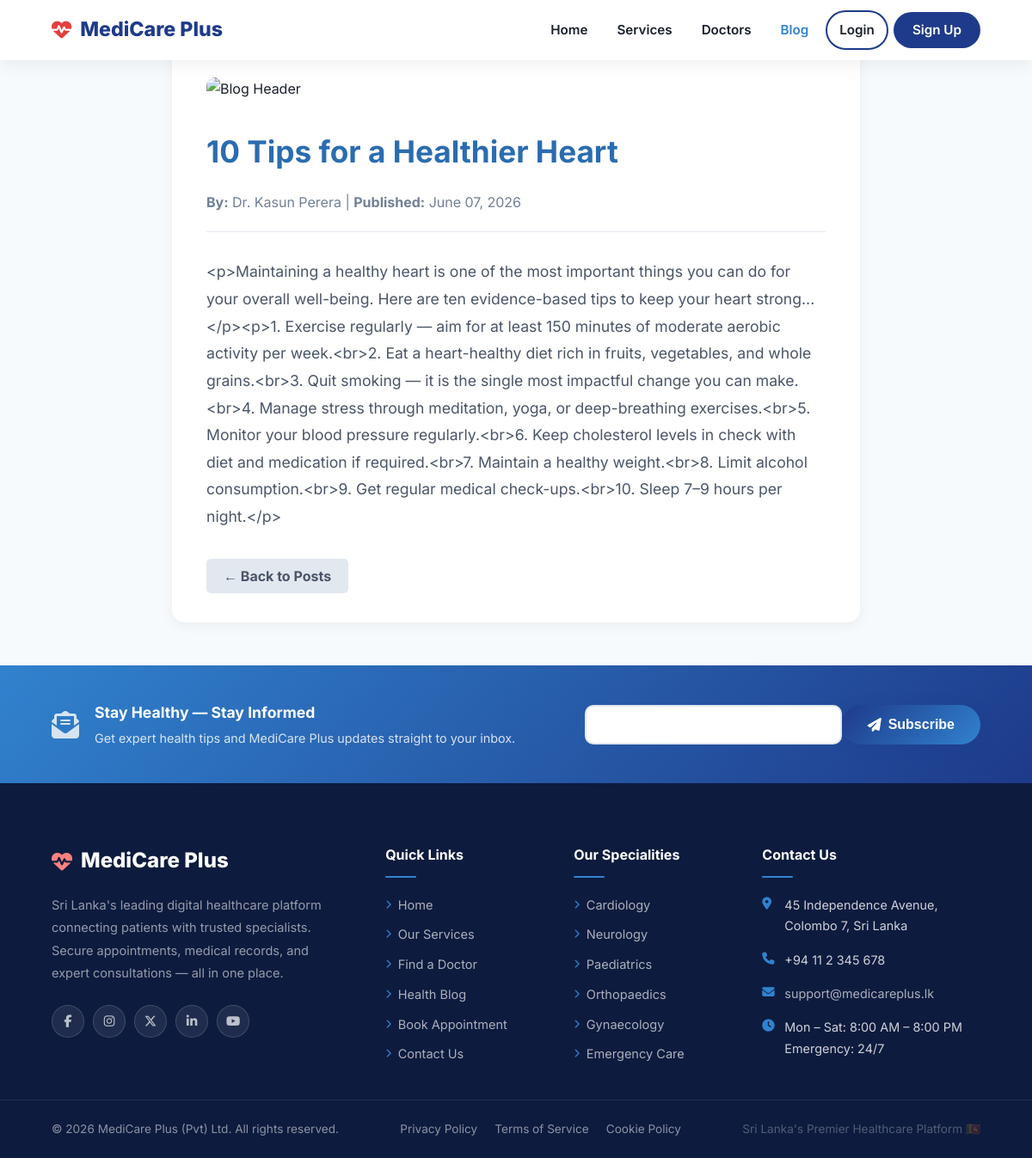
Screenshot of /blog-post.php?id=1 with the database file from the repository.
### tables this page shows
CREATE TABLE IF NOT EXISTS `blog_posts` (
  `id`           INT UNSIGNED    NOT NULL AUTO_INCREMENT,
  `title`        VARCHAR(255)    NOT NULL,
  `excerpt`      TEXT            DEFAULT NULL,
  `body`         LONGTEXT        NOT NULL,
  `author`       VARCHAR(200)    NOT NULL DEFAULT 'MediCare Plus',
  `cover_image`  VARCHAR(255)    DEFAULT NULL,
  `status`       ENUM('draft','published') NOT NULL DEFAULT 'published',
  `published_at` TIMESTAMP       NOT NULL DEFAULT CURRENT_TIMESTAMP,
  PRIMARY KEY (`id`)
);

### blog-post.php (the view, shortened to what this page needs)
<?php
include('header.php');
$post_id = isset($_GET['id']) && is_numeric($_GET['id']) ? (int)$_GET['id'] : 0;
$post = null;
if ($post_id) {
    $stmt = $conn->prepare("SELECT * FROM blog_posts WHERE id = ? AND status = 'published'");
    $stmt->bind_param("i", $post_id);
    $stmt->execute();
    $res = $stmt->get_result();
    if ($res->num_rows > 0) {
        $post = $res->fetch_assoc();
    }
}
?>
<section style="max-width: 800px; margin: 50px auto; padding: 40px; background: #fff; border-radius: 15px; box-shadow: 0 4px 15px rgba(0,0,0,0.05);">
    <?php if ($post): ?>
        <?php
        $seed = abs(crc32($post['title'] ?? 'blog')) % 1000;
        $apiImg = "https://source.unsplash.com/1200x500/?medical,healthcare&sig=" . $seed;
        $localImg = !empty($post['image_url']) && !preg_match('/[:\\/\\\\]/', $post['image_url'])
            ? 'images/' . safe_image_filename($post['image_url'], '')
            : null;
        $finalImg = $localImg ?? $apiImg;
        ?>
        <img src="<?php echo htmlspecialchars($finalImg); ?>" style="width: 100%; max-height: 400px; object-fit: cover; border-radius: 10px; margin-bottom: 30px;" alt="Blog Header" onerror="this.src='<?php echo $apiImg; ?>'">
        <h1 style="color: #2b6cb0; margin-bottom: 15px; font-size: 2.2rem;"><?php echo htmlspecialchars($post['title'], ENT_QUOTES, 'UTF-8'); ?></h1>
        <p style="color: #718096; border-bottom: 1px solid #e2e8f0; padding-bottom: 20px; margin-bottom: 30px;">
            <strong>By:</strong> <?php echo htmlspecialchars($post['author'], ENT_QUOTES, 'UTF-8'); ?> |
            <strong>Published:</strong> <?php echo htmlspecialchars(date('F d, Y', strtotime($post['published_at'])), ENT_QUOTES, 'UTF-8'); ?>
        </p>
        <div style="line-height: 1.8; color: #4a5568; font-size: 1.1rem;">
            <?php echo nl2br(htmlspecialchars($post['body'], ENT_QUOTES, 'UTF-8')); ?>
        </div>
        <div style="margin-top: 40px;">
            <a href="blog.php" style="background: #e2e8f0; color: #4a5568; padding: 10px 20px; border-radius: 5px; text-decoration: none; font-weight: bold;">&larr; Back to Posts</a>
        </div>
    <?php endif; ?>
</section>
<?php include('footer.php'); ?>

### assets/css/HomeStyles.css (style rules this page uses)
:root { --primary-dark: #1e3a8a; --secondary-blue: #3182ce; --accent-green: #38a169; --accent-red: #e53e3e; --text-dark: #1a202c; --text-muted: #718096; --soft-bg: #f7fafc; --border: #e2e8f0; --card-shadow: 0 4px 24px rgba(0,0,0,0.07); --hover-shadow: 0 16px 48px rgba(0,0,0,0.13); --radius: 18px; --transition: 0.35s cubic-bezier(.4,0,.2,1); --footer-dark: #0d1b3e; --footer-mid: #122458; }
*, *::before, *::after { box-sizing: border-box; margin: 0; padding: 0; }
html { scroll-behavior: smooth; }
body { font-family: 'Segoe UI', system-ui, -apple-system, sans-serif; background: #f7fafc; color: var(--text-dark); line-height: 1.7; overflow-x: hidden; }
a { text-decoration: none; color: inherit; }
img { max-width: 100%; display: block; }

### header.php (style rules this page uses)
body { font-family: 'Inter', 'Segoe UI', system-ui, sans-serif; }

### rows the page displays
blog_posts: title "10 Tips for a Healthier Heart", author "Dr. Kasun Perera", published_at "June 07, 2026", body "<p>Maintaining a healthy heart is one of the most important things you can do for your overall well-being. Here are ten evidence-based tips to keep your heart strong...</p><p>1. Exercise regularly — aim for at least 150 minutes of moderate aerobic activity per week.<br>2. Eat a heart-healthy diet rich in fruits, vegetables, and whole grains.<br>3. Quit smoking — it is the single most impactful change you can make.<br>4. Manage stress through meditation, yoga, or deep-breathing exercises.<br>5. Monitor your blood pressure regularly.<br>6. Keep cholesterol levels in check with diet and medication if required.<br>7. Maintain a healthy weight.<br>8. Limit alcohol consumption.<br>9. Get regular…"
